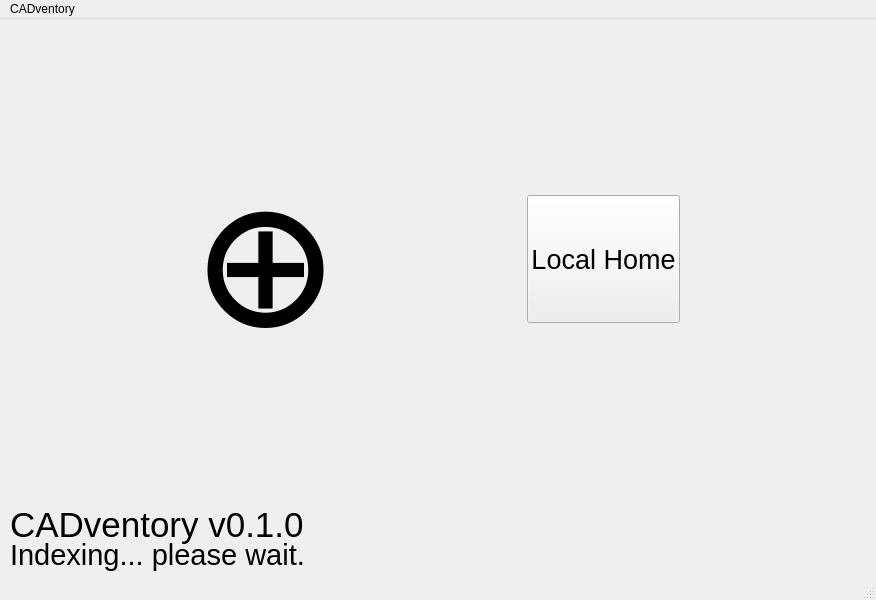
<?xml version="1.0" encoding="UTF-8"?>
<ui version="4.0">
 <class>MainWindow</class>
 <widget class="QMainWindow" name="MainWindow">
  <property name="geometry">
   <rect>
    <x>0</x>
    <y>0</y>
    <width>876</width>
    <height>600</height>
   </rect>
  </property>
  <property name="windowTitle">
   <string>MainWindow</string>
  </property>
  <widget class="QWidget" name="centralwidget">
   <widget class="QLabel" name="indexingStatus">
    <property name="geometry">
     <rect>
      <x>10</x>
      <y>500</y>
      <width>781</width>
      <height>71</height>
     </rect>
    </property>
    <property name="font">
     <font>
      <pointsize>22</pointsize>
     </font>
    </property>
    <property name="text">
     <string>Indexing... please wait.</string>
    </property>
   </widget>
   <widget class="QLabel" name="appNameVersionLabel">
    <property name="geometry">
     <rect>
      <x>10</x>
      <y>470</y>
      <width>781</width>
      <height>71</height>
     </rect>
    </property>
    <property name="font">
     <font>
      <pointsize>26</pointsize>
     </font>
    </property>
    <property name="text">
     <string>CADventory v0.1.0</string>
    </property>
   </widget>
   <widget class="QWidget" name="gridLayoutWidget">
    <property name="geometry">
     <rect>
      <x>10</x>
      <y>10</y>
      <width>861</width>
      <height>481</height>
     </rect>
    </property>
    <layout class="QGridLayout" name="gridLayout">
     <property name="sizeConstraint">
      <enum>QLayout::SetDefaultConstraint</enum>
     </property>
     <property name="topMargin">
      <number>1</number>
     </property>
     <property name="bottomMargin">
      <number>20</number>
     </property>
     <item row="0" column="0">
      <widget class="QPushButton" name="addLibraryButton">
       <property name="enabled">
        <bool>true</bool>
       </property>
       <property name="sizePolicy">
        <sizepolicy hsizetype="Fixed" vsizetype="Fixed">
         <horstretch>0</horstretch>
         <verstretch>0</verstretch>
        </sizepolicy>
       </property>
       <property name="minimumSize">
        <size>
         <width>128</width>
         <height>128</height>
        </size>
       </property>
       <property name="baseSize">
        <size>
         <width>128</width>
         <height>128</height>
        </size>
       </property>
       <property name="font">
        <font>
         <pointsize>92</pointsize>
         <italic>false</italic>
         <bold>true</bold>
         <underline>false</underline>
         <strikeout>false</strikeout>
         <kerning>true</kerning>
         <hintingpreference>PreferDefaultHinting</hintingpreference>
        </font>
       </property>
       <property name="mouseTracking">
        <bool>false</bool>
       </property>
       <property name="autoFillBackground">
        <bool>false</bool>
       </property>
       <property name="text">
        <string>⨁</string>
       </property>
       <property name="iconSize">
        <size>
         <width>128</width>
         <height>128</height>
        </size>
       </property>
       <property name="checkable">
        <bool>false</bool>
       </property>
       <property name="flat">
        <bool>true</bool>
       </property>
      </widget>
     </item>
     <item row="0" column="1">
      <widget class="QPushButton" name="homeLibraryButton">
       <property name="sizePolicy">
        <sizepolicy hsizetype="Fixed" vsizetype="Fixed">
         <horstretch>0</horstretch>
         <verstretch>0</verstretch>
        </sizepolicy>
       </property>
       <property name="minimumSize">
        <size>
         <width>128</width>
         <height>128</height>
        </size>
       </property>
       <property name="baseSize">
        <size>
         <width>128</width>
         <height>128</height>
        </size>
       </property>
       <property name="font">
        <font>
         <pointsize>20</pointsize>
        </font>
       </property>
       <property name="text">
        <string>Local Home</string>
       </property>
      </widget>
     </item>
    </layout>
   </widget>
  </widget>
  <widget class="QStatusBar" name="statusbar"/>
  <widget class="QMenuBar" name="menubar">
   <property name="geometry">
    <rect>
     <x>0</x>
     <y>0</y>
     <width>876</width>
     <height>24</height>
    </rect>
   </property>
   <widget class="QMenu" name="menuCADventory_0_1_0">
    <property name="title">
     <string>CADventory</string>
    </property>
   </widget>
   <addaction name="menuCADventory_0_1_0"/>
  </widget>
 </widget>
 <resources/>
 <connections/>
</ui>
